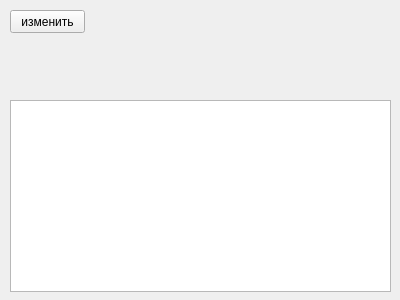
<?xml version="1.0" encoding="UTF-8"?>
<ui version="4.0">
 <class>Form</class>
 <widget class="QWidget" name="Form">
  <property name="geometry">
   <rect>
    <x>0</x>
    <y>0</y>
    <width>400</width>
    <height>300</height>
   </rect>
  </property>
  <property name="windowTitle">
   <string>Form</string>
  </property>
  <widget class="QTableView" name="coffeDB_tableView">
   <property name="geometry">
    <rect>
     <x>10</x>
     <y>100</y>
     <width>381</width>
     <height>192</height>
    </rect>
   </property>
  </widget>
  <widget class="QPushButton" name="change_btn">
   <property name="geometry">
    <rect>
     <x>10</x>
     <y>10</y>
     <width>75</width>
     <height>23</height>
    </rect>
   </property>
   <property name="text">
    <string>изменить</string>
   </property>
  </widget>
 </widget>
 <resources/>
 <connections/>
</ui>
